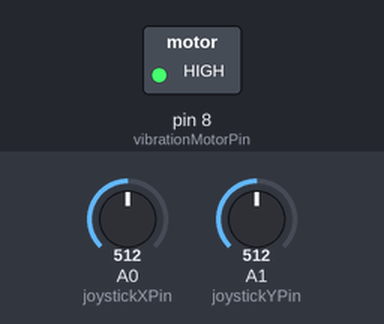
Bench run of a sketch on a simulated Arduino Uno, built with avr-gcc and run on an emulated ATmega328P. Parts: switched loads named in the sketch (green lamp = pin HIGH). The test bench sets the inputs (shaded band); at power-on: A0 (joystickXPin) = 512, A1 (joystickYPin) = 512. What the sketch prints to the serial monitor is not drawn.

Above: at 0.1 s.
Timing chart, 0 to 1.6 s (numbered marks = the images above):
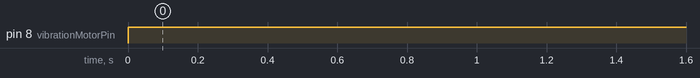

Measured:
- by itself, pin 8 (vibrationMotorPin): LOW → HIGH at 0.00 s

The sketch:

Axis-Controller-SerialPrint.ino
```cpp
const int joystickXPin = A0;      // Joystick X-axis analog pin
const int joystickYPin = A1;      // Joystick Y-axis analog pin
const int vibrationMotorPin = 8;  // Vibration motor pin

struct Waypoint {
  int x;
  int y;
};

// Define the correct path waypoints
Waypoint correctPath[] = {
  {10, 0},   // Start
  {10, 5},
  {0, 5},
  {0, 15},
  {10, 15},
  {10, 10},
  {25, 10},
  {25, 20},
  {17, 20},
  {17, 14},
  {11, 14},
  {11, 27},
  {15, 27}    // End
};

int currentWaypoint = 0;

void setup() {
  pinMode(vibrationMotorPin, OUTPUT);
  Serial.begin(9600);
}

void loop() {
  int joystickX = analogRead(joystickXPin);
  int joystickY = analogRead(joystickYPin);

  String direction = getJoystickDirection(joystickX, joystickY);

  // Update the current position based on joystick movement
  updateCurrentPosition(direction);

  // Check if the current position is part of the correct path
  bool isOnCorrectPath = checkCorrectPath(currentWaypoint, joystickX, joystickY);

  Serial.print("Current Position: ");
  Serial.println(currentWaypoint);
  Serial.print("Waypoint: ");
  Serial.print(correctPath[currentWaypoint].x);
  Serial.print(", ");
  Serial.println(correctPath[currentWaypoint].y);

  if (isOnCorrectPath) {
    digitalWrite(vibrationMotorPin, LOW); // No vibration
  } else {
    digitalWrite(vibrationMotorPin, HIGH); // Vibrate to indicate deviation
  }

  // Additional loop code if needed
}

String getJoystickDirection(int x, int y) {
  if (x < 300) {
    return "left";
  } else if (x > 700) {
    return "right";
  } else if (y < 300) {
    return "up";
  } else if (y > 700) {
    return "down";
  } else {
    return "neutral";
  }
}

void updateCurrentPosition(String direction) {
  if (direction == "up") {
    currentWaypoint--; // Move backwards in the path
    if (currentWaypoint < 0) {
      currentWaypoint = 0; // Don't go before the start
    }
  } else if (direction == "down") {
    currentWaypoint++; // Move forwards in the path
    if (currentWaypoint >= sizeof(correctPath) / sizeof(correctPath[0])) {
      currentWaypoint = sizeof(correctPath) / sizeof(correctPath[0]) - 1; // Don't go beyond the end
    }
  }
}

bool checkCorrectPath(int waypointIndex, int currentX, int currentY) {
  if (waypointIndex >= sizeof(correctPath) / sizeof(correctPath[0])) {
    // Reached the end of the correct path
    return true;
  }

  int expectedX = correctPath[waypointIndex].x;
  int expectedY = correctPath[waypointIndex].y;

  int thresholdX = 10; // Adjust these thresholds as needed
  int thresholdY = 10; // Adjust these thresholds as needed

  // Compare current joystick position with expected waypoint position using thresholds
  if (abs(currentX - expectedX) <= thresholdX && abs(currentY - expectedY) <= thresholdY) {
    return true;
  }

  return false;
}
```
